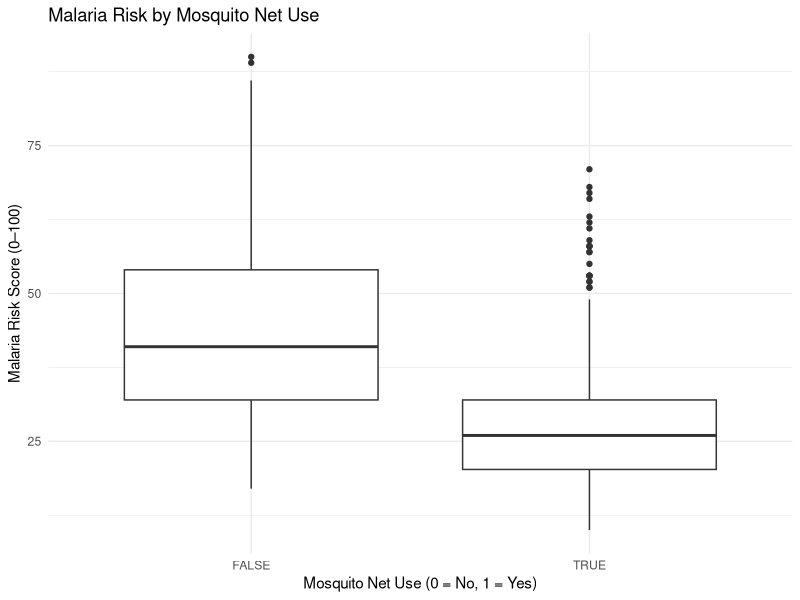
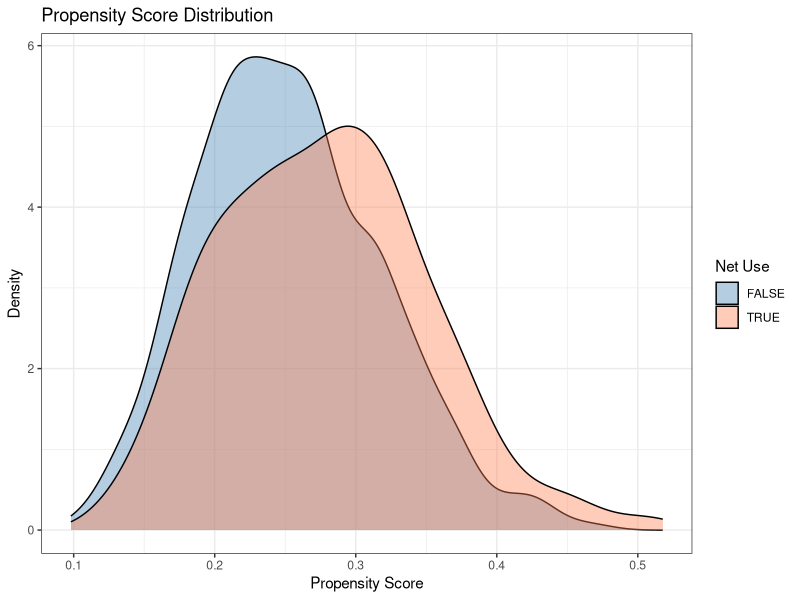
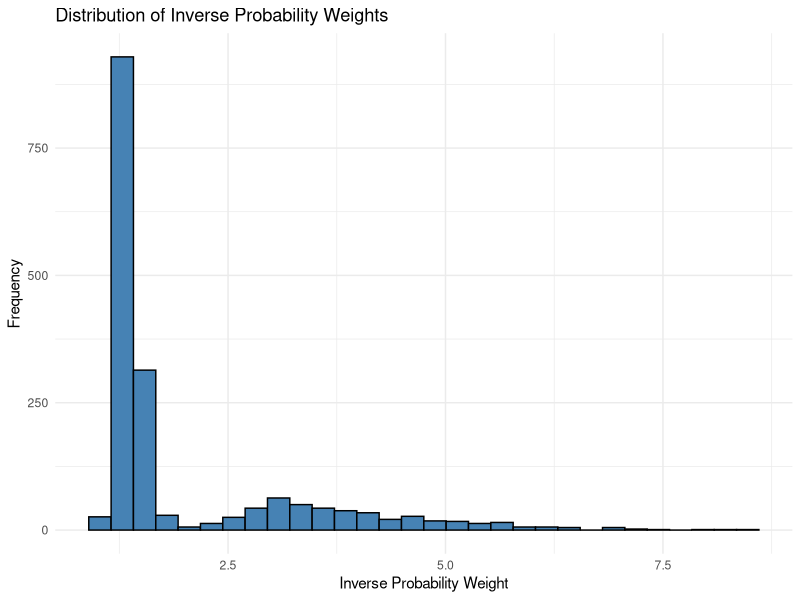
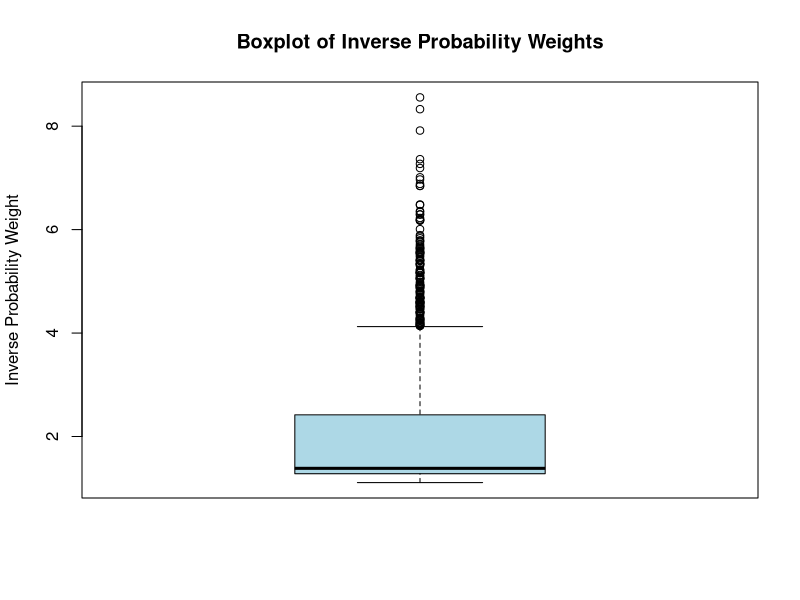
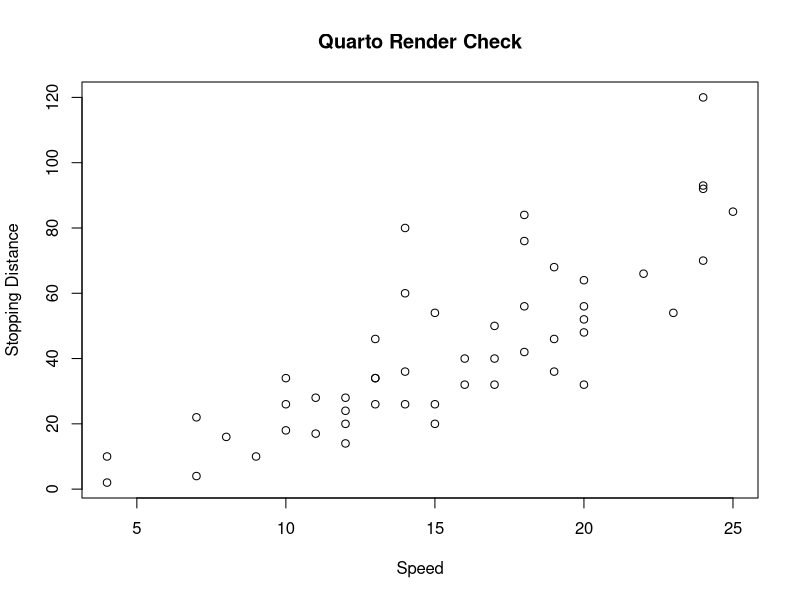

Generate these figures, in order, with R:
## ---- chunk 1
#| label: q01-data
library(tidyverse)
library(broom)
library(dplyr)

net_data <- read_csv("net_data.csv")

# Your code here
## ---- chunk 2
#examine data structure
glimpse(net_data)

#checking for missing values
net_data %>% 
  map(is.na) %>% 
  map(sum)

#counting values in 'net'
net_data %>%
  count(net)

head(net_data)
## ---- chunk 3
#| label: q03-unadjusted
# Your code here

# Boxplot
ggplot(net_data, aes(x = net, y = malaria_risk)) +
  geom_boxplot() +
  labs(
    title = "Malaria Risk by Mosquito Net Use",
    x = "Mosquito Net Use (0 = No, 1 = Yes)",
    y = "Malaria Risk Score (0–100)"
  ) +
  theme_minimal()

# Table of mean malaria risk 
mean_table <- net_data %>%
  group_by(net) %>%
  summarise(
    n = sum(!is.na(malaria_risk)),
    mean_malaria_risk = mean(malaria_risk, na.rm = TRUE)
  )

print(mean_table)

mean_users <- mean(net_data$malaria_risk[net_data$net == 1], na.rm = TRUE)

mean_nonusers <- mean(net_data$malaria_risk[net_data$net == 0], na.rm = TRUE)

unadjusted_difference <- mean_users - mean_nonusers

print(unadjusted_difference)
## ---- chunk 4
#| label: q06-propensity
# Your code here
#creating logistic regression model using net as the outcome variable with confounding parameters income, health and temperature
log_reg <- glm(
  net ~ income + health + temperature, 
  data=net_data,
  family=binomial(link = 'logit')
)
## ---- chunk 5
#calculating propensity scores ('response' calculates propensity scores)
prop_scores <- predict(
  log_reg, type = 'response')

#adding propensity scores to df
net_data <- net_data %>% 
  mutate(prop_scores)

#displaying summary and range by treatment group 
net_data %>% 
  group_by(net) %>% 
  summarize(
    n = n(),
    mean = mean(prop_scores),
    median = median(prop_scores),
    sd = sd(prop_scores),
    min = min(prop_scores),
    max = max(prop_scores)
    
  )

## ---- chunk 6
#| label: q07-weights
# Your code here
#verify propensity scores are between 0 and 1: 
all(prop_scores > 0 & prop_scores < 1)

#calculating inverse probability weights from propensity scores and creating a new column of them called ip_weights for new data frame ip_data
ip_data <- net_data %>% 
  mutate( ip_weights = if_else(
    net == TRUE,
    1 / prop_scores, 
    1 / (1 - prop_scores)
  )
)

#showing first 6 observations
ip_data %>% 
  dplyr::select(net, prop_scores, ip_weights) %>% 
  head(6)
## ---- chunk 7
#| label: q08-overlap
# Your code here
#creating overlapping density plot
ggplot(ip_data, aes(x=prop_scores, fill=net)) +
  geom_density(alpha=0.4) + #transparency of curve
  scale_fill_manual(values = c("FALSE" = "steelblue", "TRUE" = "coral")) + #color scheme
  labs( #labels
      title = "Propensity Score Distribution", 
      x = "Propensity Score",
      y = "Density",
      fill = "Net Use"
  ) + 
  theme_bw()
## ---- chunk 8
#| label: q09-weight-diagnostics
# Your code here
ggplot(ip_data, aes(x = ip_weights)) +
  geom_histogram(bins = 30, color = "black", fill = "steelblue") +
  labs(
    title = "Distribution of Inverse Probability Weights",
    x = "Inverse Probability Weight",
    y = "Frequency"
  ) +
  theme_minimal()

quantile(
  ip_data$ip_weights,
  probs = c(0, 0.50, 0.99, 1),
  na.rm = TRUE
)

# boxplot to determine if there are any outliers, and where the inverse probablity weights are sitting
boxplot(
  ip_data$ip_weights,
  main = "Boxplot of Inverse Probability Weights",
  ylab = "Inverse Probability Weight",
  col = "lightblue"
)

## ---- chunk 9
#| label: q10-effect
# Your code here

ipw_model <- lm(
  malaria_risk ~ net,
  data = ip_data,
  weights = ip_weights
)

# Display regression results
summary(ipw_model)

# Extract the coefficient for net use
coef(ipw_model)["netTRUE"]

# Compare with unadjusted difference from 1
unadjusted_diff <- with(
  ip_data,
  mean(malaria_risk[net == TRUE], na.rm = TRUE) -
    mean(malaria_risk[net == FALSE], na.rm = TRUE)
)

# Weighted estimate
weighted_estimate <- coef(ipw_model)["netTRUE"]

# Compare estimates
c(
  Unadjusted_Difference = unadjusted_diff,
  Weighted_Estimate = weighted_estimate
)
## ---- chunk 10
#| label: render-check
#| echo: true

plot(
  cars,
  main = "Quarto Render Check",
  xlab = "Speed",
  ylab = "Stopping Distance"
)
## ---- chunk 11
#| label: session
sessionInfo()
